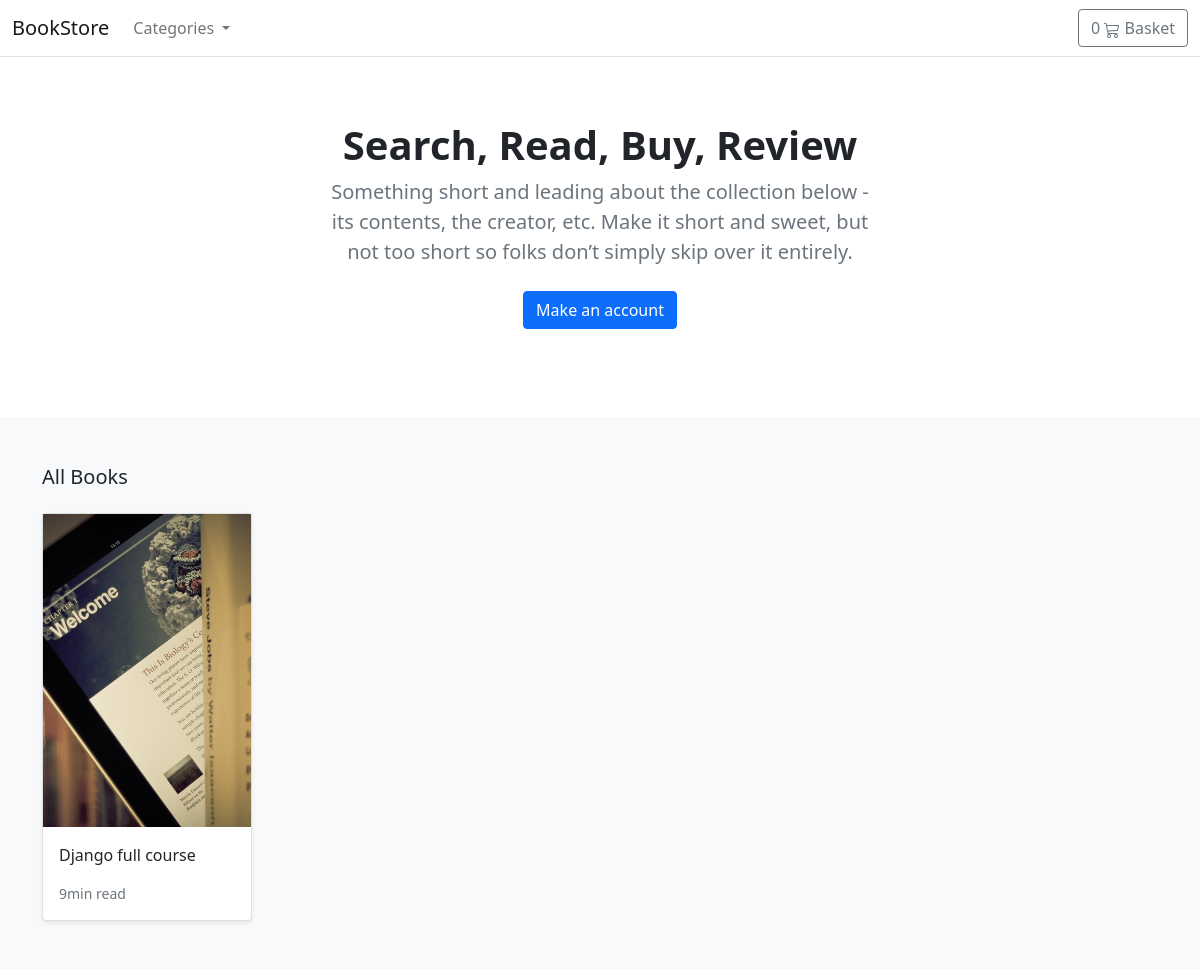
The app's page /, older data.
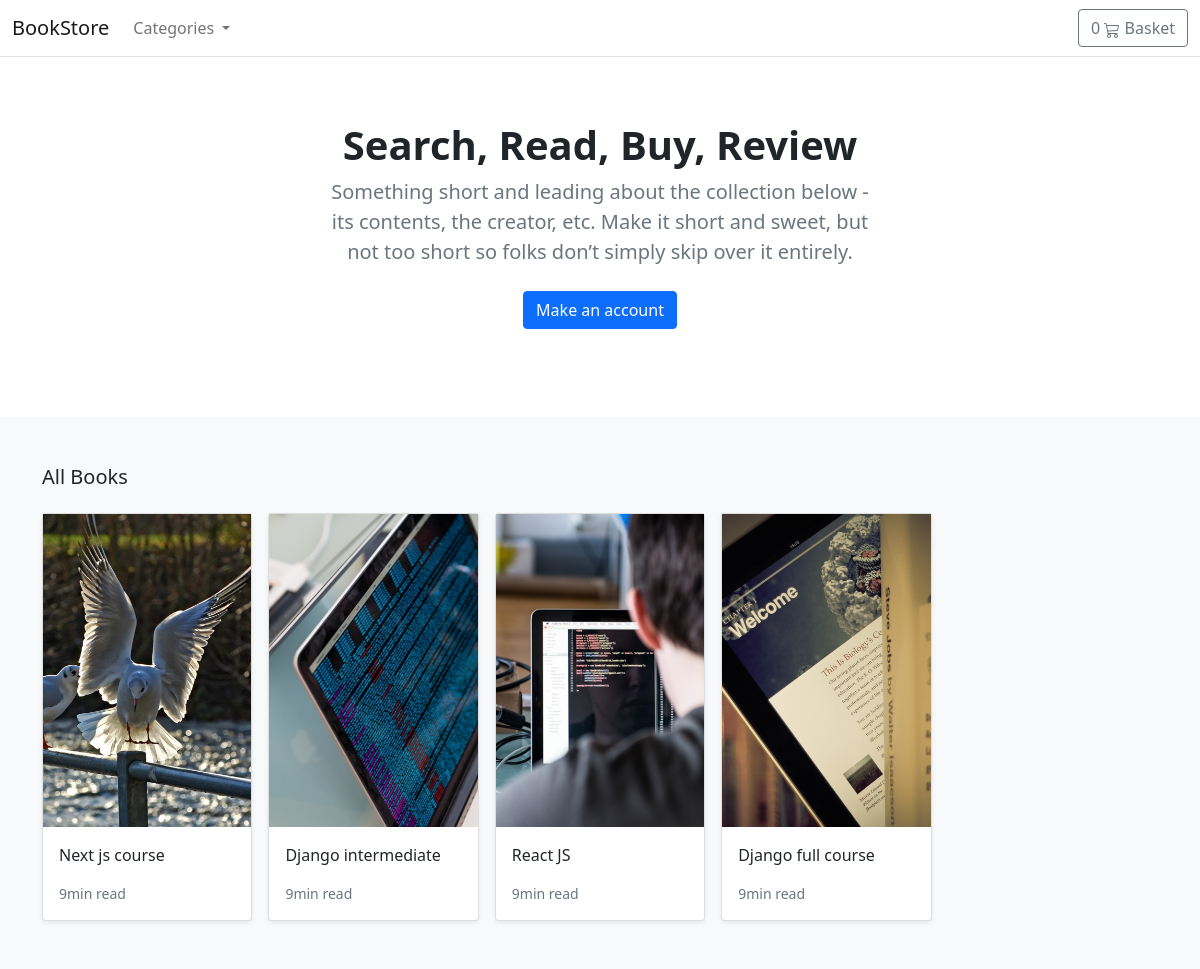
The same page, newer data.
### store/models.py (models this page shows, shortened)
class Product(models.Model):
    category = models.ForeignKey(Category, related_name='product', on_delete=models.CASCADE)
    created_by = models.ForeignKey(User, related_name='product_creator', on_delete=models.CASCADE)
    title = models.CharField(max_length=255)
    author = models.CharField(max_length=255, default='admin')
    description = models.TextField(blank=True)
    image = models.ImageField(upload_to='images/', default='images/default.png')
    slug = models.SlugField(max_length=255)
    price = models.DecimalField(max_digits=7, decimal_places=2)
    in_stock = models.BooleanField(default=True)
    is_active = models.BooleanField(default=True)
    created = models.DateTimeField(auto_now_add=True)
    updated = models.DateTimeField(auto_now=True)
    objects = models.Manager()
    products = ProductManager()
    class Meta:
        verbose_name_plural = 'Products'
        ordering = ('-created',)
    def get_absolute_url(self):
        return reverse('store:product_detail', args=[self.slug])

### store/views.py (the view)
# urls.py: path('', views.product_all, name='product_all'),
def product_all(request):
    products = Product.products.all()
    return render(
        request,
        'store/home.html',
        {'products': products}
    )

### basket/basket.py (called while the page is built)
    def __len__(self):
        return sum(item['qty'] for item in self.basket.values())

### basket/context_processors.py (called while the page is built)
def basket(request):
    return {'basket': Basket(request)}

### store/context_processors.py (called while the page is built)
def categories(request):
    return {'categories': Category.objects.all()}

### store/models.py (called while the page is built)
    def get_absolute_url(self):
        return reverse('store:category_list', args=[self.slug])

    def get_queryset(self):
        return super(ProductManager, self).get_queryset().filter(is_active=True)

### templates/store/home.html
{%extends "./base.html"%} {%load static%} {%block title%}BookStore{%endblock%} {% block content %}
<main>
    <section class="py-5 text-center container">
        <div class="row py-lg-3">
            <div class="col-lg-6 col-md-8 mx-auto">
                <h1 class="h1 fw-bold">Search, Read, Buy, Review</h1>
                <p class="lead text-muted">
                    Something short and leading about the collection below - its contents, the creator, etc. Make it
                    short and sweet, but not too short so folks don’t simply skip over it entirely.
                </p>
                <p>
                    <a href="#" class="btn btn-primary my-2">Make an account</a>
                </p>
            </div>
        </div>
    </section>
    <div class="album py-5 bg-light">
        <div class="container">
            <div class="pb-3 h5">All Books</div>
            <div class="row row-cols-1 row-cols-sm-2 row-cols-md-5 g-3">
                {%for product in products%}
                <div class="col">
                    <div class="card shadow-sm">
                        <a href="{{product.get_absolute_url}}">
                            <img class="img-fluid" alt="Responsive image" src="{{product.image.url}}" />
                        </a>
                        <div class="card-body">
                            <p class="card-text">
                                <a class="text-dark text-decoration-none" href="{{product.get_absolute_url}}">
                                    {{product.title}}
                                </a>
                            </p>
                            <div class="d-flex justify-content-between align-items-center">
                                <small class="text-muted">9min read</small>
                            </div>
                        </div>
                    </div>
                </div>
                {% endfor %}
            </div>
        </div>
    </div>
</main>
{% endblock %}

### templates/store/base.html (shortened to what this page needs)
{%load static%}
<!DOCTYPE html>
<html>
    <head>
        <link
            href="https://cdn.jsdelivr.net/npm/bootstrap@5.0.0-beta1/dist/css/bootstrap.min.css"
            rel="stylesheet"
        />
    </head>
    <body>
        <header>
            <nav class="navbar navbar-expand-md navbar-light bg-white border-bottom">
                <div class="container-fluid">
                    <a class="navbar-brand" href="/">BookStore</a>
                    <div class="collapse navbar-collapse" id="navbarCollapse">
                        <ul class="navbar-nav me-auto mb-2 mb-md-0">
                            <li class="nav-item dropdown">
                                <a
                                    class="nav-link dropdown-toggle"
                                    href="#"
                                    id="navbarDropdown"
                                    role="button"
                                    data-bs-toggle="dropdown"
                                    aria-expanded="false"
                                >
                                    Categories
                                </a>
                            </li>
                        </ul>
                        <a
                            type="button"
                            role="button"
                            href="{% url 'basket:basket_summary' %}"
                            class="btn btn-outline-secondary"
                        >
                            {%with total_qty=basket|length%}
                            <div id="basket-qty" class="d-inline-flex">
                                {%if total_qty > 0%} {{total_qty}} {%else%} 0 {%endif%}
                            </div>
                            {%endwith%}
                            Basket
                        </a>
                    </div>
                </div>
            </nav>
        </header>
        <div id="content">{%block content%}{%endblock%}</div>
    </body>
</html>

Row changes from the older to the newer data that the page shows:
added Product: image (picture), title "Next js course"
added Product: image (picture), title "Django intermediate"
added Product: image (picture), title "React JS"
